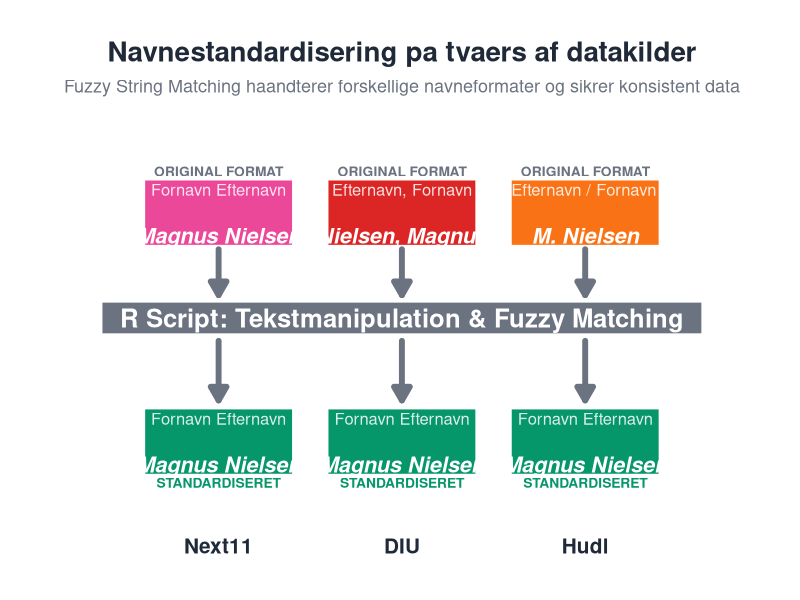
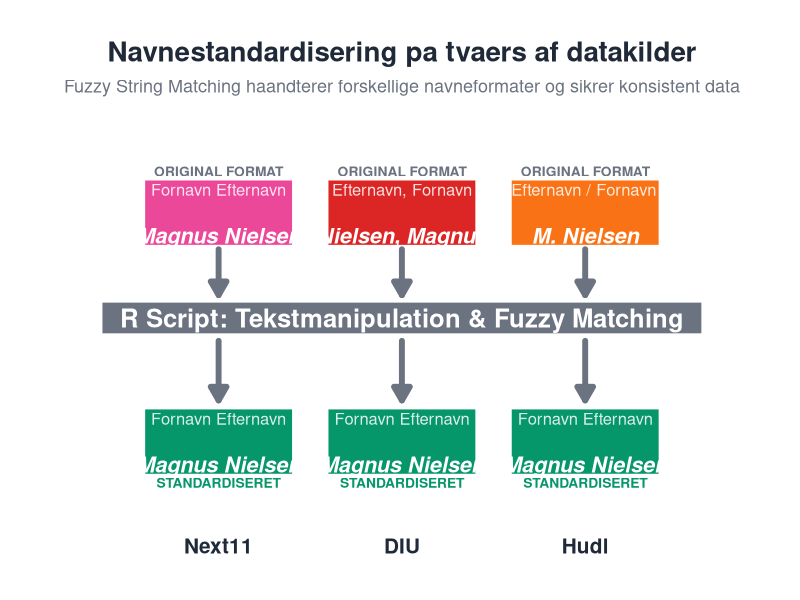

The R script that drew these images, in order:
library(tidyverse)
library(stringdist)
library(ggplot2)

# Farver
rodovre_blaa  <- "#1E3A8A"
rodovre_rod   <- "#DC2626"
rodovre_groen <- "#059669"
rodovre_graa  <- "#6B7280"

n11_pink           <- "#EC4899"
diu_rod            <- "#DC2626"
hudl_orange        <- "#F97316"
standardiseret_groen <- "#059669"
midter_graa        <- "#6B7280"
graa_tekst         <- "#6B7280"
mork_tekst         <- "#1F2937"


# --- Fuzzy matching ---

fuzzy_match_navne <- function(navn1, navn2, threshold = 0.15) {
  n1 <- tolower(trimws(gsub("[^A-Za-zÆØÅæøå ]", "", navn1)))
  n2 <- tolower(trimws(gsub("[^A-Za-zÆØÅæøå ]", "", navn2)))
  dist <- stringdist(n1, n2, method = "jw")
  return(dist < threshold)
}


# --- Navnestandardisering ---

standardiser_navn <- function(navne, kilde) {
  sapply(navne, function(navn) {
    navn_clean <- trimws(navn)
    
    if (kilde == "DIU") {
      if (str_detect(navn_clean, ",")) {
        dele <- str_split(navn_clean, ",")[[1]]
        return(paste(trimws(dele[2]), trimws(dele[1])))
      }
    } else if (kilde == "Hudl") {
      navn_clean <- str_replace_all(navn_clean, "\\.", "")
      navn_clean <- str_replace_all(navn_clean, "/", " ")
    }
    
    return(navn_clean)
  }, USE.NAMES = FALSE)
}

standardiser_datakilder <- function() {
  
  # Next11 data
  rod_dfs <- ls(pattern = "^rod(24|25)_", envir = .GlobalEnv)
  for (df_navn in rod_dfs) {
    df <- get(df_navn, envir = .GlobalEnv)
    player_col <- names(df)[str_detect(tolower(names(df)), "player.*tag")]
    if (length(player_col) > 0) {
      df <- df %>%
        mutate(
          Spiller_Navn_Original = !!sym(player_col[1]),
          Spiller_Navn = standardiser_navn(!!sym(player_col[1]), "Next11")
        )
      assign(df_navn, df, envir = .GlobalEnv)
    }
  }
  
  # Hudl data
  hudl_dfs <- ls(pattern = "^hudl_\\d{8}", envir = .GlobalEnv)
  for (df_navn in hudl_dfs) {
    df <- get(df_navn, envir = .GlobalEnv)
    player_col <- names(df)[str_detect(tolower(names(df)), "^player$")]
    if (length(player_col) > 0) {
      df <- df %>%
        mutate(
          Spiller_Navn_Original = !!sym(player_col[1]),
          Spiller_Navn = standardiser_navn(!!sym(player_col[1]), "Hudl")
        )
      assign(df_navn, df, envir = .GlobalEnv)
    }
  }
  
  # DIU / fysiologisk profil
  if (exists("Rodovre_Komplet_Fysio_Profil", envir = .GlobalEnv)) {
    Rodovre_Komplet_Fysio_Profil <<- Rodovre_Komplet_Fysio_Profil %>%
      mutate(
        Spiller_Navn_Original = Spiller_Navn,
        Spiller_Navn = standardiser_navn(Spiller_Navn, "DIU")
      )
  }
}

standardiser_datakilder()


# --- Match spillere på tværs af kilder ---

match_spillere_tvaers_kilder <- function(fysio_profil, andre_data, threshold = 0.15) {
  resultat <- andre_data %>%
    rowwise() %>%
    mutate(
      Match_Spiller_Nr = {
        matches <- sapply(fysio_profil$Spiller_Navn, function(fysio_navn) {
          fuzzy_match_navne(Spiller_Navn, fysio_navn, threshold)
        })
        if (any(matches)) {
          fysio_profil$Spiller_Nr[which(matches)[1]]
        } else {
          NA_integer_
        }
      }
    ) %>%
    ungroup()
  return(resultat)
}


# --- Visualisering af navnestandardisering ---

create_name_standardization_plot <- function() {
  
  plot_data <- data.frame(
    x = c(1, 2, 3, 1, 2, 3),
    y = c(3.5, 3.5, 3.5, 1, 1, 1),
    Kilde  = rep(c("Next11", "DIU", "Hudl"), 2),
    Status = rep(c("Original", "Standardiseret"), each = 3),
    Tekst_top = c("Fornavn Efternavn", "Efternavn, Fornavn", "F. Efternavn / Fornavn E.",
                  "Fornavn Efternavn", "Fornavn Efternavn", "Fornavn Efternavn"),
    Tekst_bund = c("Magnus Nielsen", "Nielsen, Magnus", "M. Nielsen",
                   "Magnus Nielsen", "Magnus Nielsen", "Magnus Nielsen")
  )
  
  plot_data$fill_color <- c(n11_pink, diu_rod, hudl_orange,
                            standardiseret_groen, standardiseret_groen, standardiseret_groen)
  
  p <- ggplot(plot_data, aes(x = x, y = y)) +
    geom_tile(aes(fill = I(fill_color)), width = 0.85, height = 0.8,
              color = "white", size = 3) +
    geom_text(aes(label = Tekst_top, y = y + 0.25),
              size = 4.2, color = "white", fontface = "plain", alpha = 0.85) +
    geom_text(aes(label = Tekst_bund, y = y - 0.25),
              size = 5.5, color = "white", fontface = "bold.italic") +
    scale_x_continuous(breaks = 1:3, labels = c("Next11", "DIU", "Hudl"),
                       limits = c(0.3, 3.7)) +
    annotate("rect", xmin = 0.35, xmax = 3.65, ymin = 2.15, ymax = 2.55,
             fill = midter_graa, color = "white", size = 2) +
    annotate("text", x = 2, y = 2.35,
             label = "R Script: Tekstmanipulation & Fuzzy Matching",
             size = 6.5, color = "white", fontface = "bold") +
    annotate("segment", x = 1, xend = 1, y = 3.1, yend = 2.6,
             arrow = arrow(length = unit(0.4, "cm"), type = "closed"),
             color = midter_graa, size = 2, lineend = "round") +
    annotate("segment", x = 2, xend = 2, y = 3.1, yend = 2.6,
             arrow = arrow(length = unit(0.4, "cm"), type = "closed"),
             color = midter_graa, size = 2, lineend = "round") +
    annotate("segment", x = 3, xend = 3, y = 3.1, yend = 2.6,
             arrow = arrow(length = unit(0.4, "cm"), type = "closed"),
             color = midter_graa, size = 2, lineend = "round") +
    annotate("segment", x = 1, xend = 1, y = 2.1, yend = 1.45,
             arrow = arrow(length = unit(0.4, "cm"), type = "closed"),
             color = midter_graa, size = 2, lineend = "round") +
    annotate("segment", x = 2, xend = 2, y = 2.1, yend = 1.45,
             arrow = arrow(length = unit(0.4, "cm"), type = "closed"),
             color = midter_graa, size = 2, lineend = "round") +
    annotate("segment", x = 3, xend = 3, y = 2.1, yend = 1.45,
             arrow = arrow(length = unit(0.4, "cm"), type = "closed"),
             color = midter_graa, size = 2, lineend = "round") +
    annotate("text", x = 1, y = 3.95, label = "ORIGINAL FORMAT",
             size = 3.5, fontface = "bold", color = graa_tekst) +
    annotate("text", x = 2, y = 3.95, label = "ORIGINAL FORMAT",
             size = 3.5, fontface = "bold", color = graa_tekst) +
    annotate("text", x = 3, y = 3.95, label = "ORIGINAL FORMAT",
             size = 3.5, fontface = "bold", color = graa_tekst) +
    annotate("text", x = 1, y = 0.55, label = "STANDARDISERET",
             size = 3.5, fontface = "bold", color = standardiseret_groen) +
    annotate("text", x = 2, y = 0.55, label = "STANDARDISERET",
             size = 3.5, fontface = "bold", color = standardiseret_groen) +
    annotate("text", x = 3, y = 0.55, label = "STANDARDISERET",
             size = 3.5, fontface = "bold", color = standardiseret_groen) +
    labs(
      title    = "Navnestandardisering pa tvaers af datakilder",
      subtitle = "Fuzzy String Matching haandterer forskellige navneformater og sikrer konsistent data"
    ) +
    theme_minimal() +
    theme(
      plot.title    = element_text(size = 20, face = "bold", color = mork_tekst,
                                   hjust = 0.5, margin = margin(b = 8)),
      plot.subtitle = element_text(size = 13, color = graa_tekst, hjust = 0.5,
                                   margin = margin(b = 25)),
      axis.text.y   = element_blank(),
      axis.text.x   = element_text(size = 15, color = mork_tekst, face = "bold",
                                   margin = margin(t = 15)),
      axis.title    = element_blank(),
      panel.grid    = element_blank(),
      plot.background = element_rect(fill = "white", color = NA),
      plot.margin   = margin(30, 40, 30, 40)
    ) +
    coord_cartesian(ylim = c(0.4, 4.2), xlim = c(0.3, 3.7))
  
  return(p)
}

p <- create_name_standardization_plot()
print(p)

ggsave("navne_standardisering.png", p, width = 16, height = 10, dpi = 300, bg = "white")
